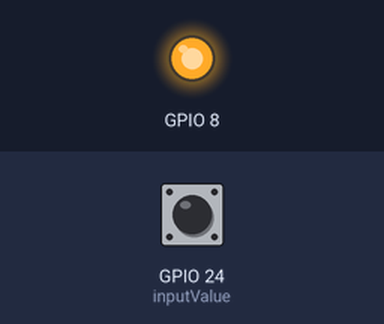
The program below on a simulated Raspberry Pi (BCM pin numbers). Shown: output pins drawn as LEDs (lit = HIGH). The inputs (shaded band) are chosen by the test bench; at power-on: GPIO 24 (inputValue) HIGH. What the program prints to the terminal is not drawn.

Above: at 1.2 s.
1.3 s: GPIO 24 (inputValue) pulled LOW for 0.15 s
At 1.37 s:
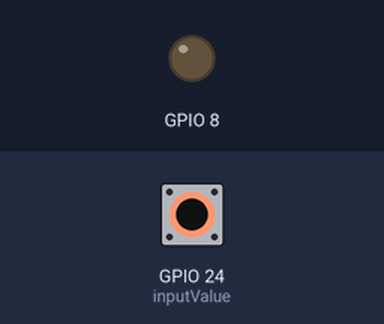
2.9 s: GPIO 24 (inputValue) pulled LOW for 3.2 s
At 7.1 s:
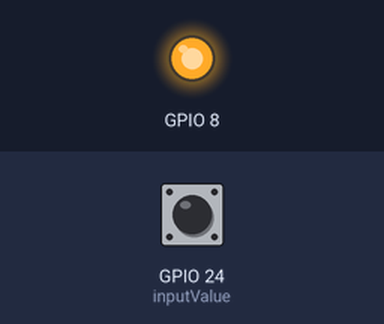
Timing chart, 0 to 8.6 s (numbered marks = the images above; inputs shaded):
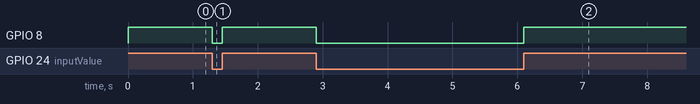

The program:

raindropsensor.py
```python
import  RPi.GPIO as GPIO
import time


GPIO.setmode(GPIO.BCM)
GPIO.setup(24, GPIO.IN,pull_up_down=GPIO.PUD_UP)
GPIO.setwarnings(False)
GPIO.setup(8,GPIO.OUT)


while True:
    inputValue = GPIO.input(24)
    if (inputValue == False):
        print("raining ")
        print( "LED on" )
        GPIO.output(8,GPIO.LOW)
    else:
        GPIO.output(8,GPIO.HIGH)
GPIO.cleanup()
```

Measured:
- after the input at 1.3 s, GPIO 8: HIGH → LOW at once, → HIGH 0.15 s later
- after the input at 2.9 s, GPIO 8: HIGH → LOW at once, → HIGH 3.2 s later
